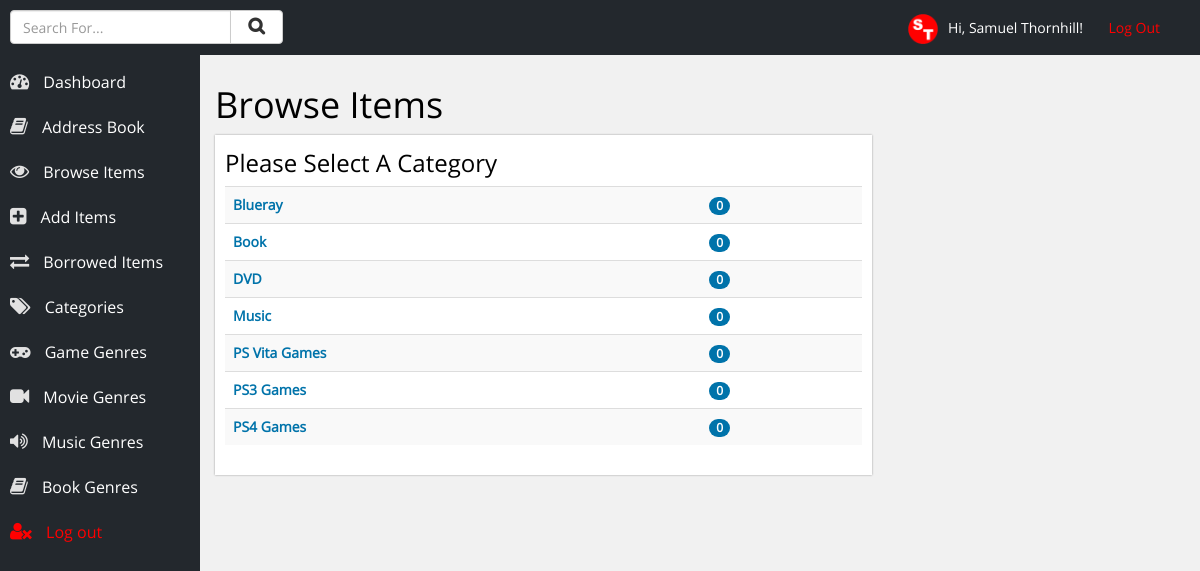
The app's page /choose-category.php (signed in) with its own data.
### tables this page shows
CREATE TABLE IF NOT EXISTS `users` (
  `id` int(10) NOT NULL AUTO_INCREMENT,
  `username` varchar(20) NOT NULL,
  `name` varchar(50) NOT NULL,
  `password` varchar(12) NOT NULL,
  PRIMARY KEY (`id`)
);

CREATE TABLE IF NOT EXISTS `categories` (
  `id` int(11) NOT NULL AUTO_INCREMENT,
  `category` varchar(150) NOT NULL,
  PRIMARY KEY (`id`)
);

### inc/account-info.php (called while the page is built, shortened)
<?php
	$loggedIn = $_SESSION['username'];
	$result = mysqli_query($con, "SELECT * FROM users WHERE username = '$loggedIn'");
	while ($row = mysqli_fetch_array($result)) {
		$name = $row['name'];
	}
?>

### choose-category.php (the view, shortened to what this page needs)
<?php
	include ('inc/db_con.php');
	include ('inc/account-info.php');
	include ('inc/head.php');
?>
	<div class="row content-area">
		<h1>Browse Items</h1>
		<div class="col-xs-8 section">
			<h3>Please Select A Category</h3>
			<table class="table table-categories table-striped">
				<?php
					$categoryButtons = mysqli_query($con, "SELECT * FROM categories ORDER BY category");
					while ($row = mysqli_fetch_array($categoryButtons)) {
						$idNum = $row['id'];
						echo '<tr class="list" onclick="location.href=\'items.php?category=' . $row['id'] . '\'">';
							echo '<td>' . $row['category'] . '</td>';
							$getItems = mysqli_query($con, "SELECT * FROM items WHERE item_category='$idNum'");
							$numberOfItems = mysqli_num_rows($getItems);
							echo '<td><span class="badge">' . $numberOfItems . '</span></td>';
						echo '</tr>';
					}
				?>
			</table>
		</div>
	</div>
<?php include ('inc/footer.php'); ?>

### inc/head.php (shortened to what this page needs)
<!DOCTYPE html>
<html lang="en">
<head>
	<link rel="stylesheet" href="css/bootstrap.min.css" />
	<link rel="stylesheet" href="css/main.css" />
	<link rel="stylesheet" href="css/font-awesome.min.css" />
</head>
<body>
<div class="container-fluid">
	<header>
		<p class="log-out"><img style="max-height:30px; margin-right:10px;" src="images/logo.png" alt="Samuel Thornhill" />Hi, <?php echo $name; ?>! &nbsp; &nbsp; &nbsp; <a href="handlers/log-out.php">Log Out</a></p>
		<div class="row">
			<div class="col-xs-3">
				<p style="">
					<form action="search-results.php" method="POST">
						<div class="input-group">
							<input type="text" class="form-control" name="term" placeholder="Search For..." />
							<span class="input-group-btn">
								<button class="btn btn-default" style="margin-top:-20px;" type="submit" name="submit"><i class="fa fa-search" style="font-weight:bold; padding-left:5px; padding-right:5px; font-size:125%;"></i></button>
							</span>
						</div>
					</form>
				</p>
			</div>
		</div>
	</header>
	<div class="navigation">
		<ul>
			<li><a href="index.php"><i class="fa fa-tachometer"></i> Dashboard</a></li>
			<li><a href="contacts.php"><i class="fa fa-book"></i> Address Book</a></li>
			<li><a href="choose-category.php"><i class="fa fa-eye"></i> Browse Items</a></li>
			<li><a href="add-item.php"><i class="fa fa-plus-square"></i> Add Items</a></li>
			<li><a href="borrowed.php"><i class="fa fa-exchange"></i> Borrowed Items</a></li>
			<li><a href="categories.php"><i class="fa fa-tags"></i> Categories</a></li>
			<li><a href="genre.php?genre=Game"><i class="fa fa-gamepad"></i> Game Genres</a></li>
			<li><a href="genre.php?genre=Movie"><i class="fa fa-video-camera"></i> Movie Genres</a></li>
			<li><a href="genre.php?genre=Music"><i class="fa fa-volume-up"></i> Music Genres</a></li>
			<li><a href="genre.php?genre=Book"><i class="fa fa-book"></i> Book Genres</a></li>
			<li><a style="color:red;" href="handlers/log-out.php"><i style="color:red;" class="fa fa-user-times"></i> Log out</a></li>
		</ul>
	</div>

### css/main.css (style rules this page uses)
body { font-size: 14px; font-family: open-sans; background-color: #f1f1f1; color: black; }
header { width: 100%; background-color: #23282D; height: 55px; line-height: 55px; position: fixed; top: 0px; left: 0px; color: white; z-index: 99; padding-left: 10px; padding-right: 10px; }
header .log-out { float: right; margin-right: 30px; }
header .log-out a { text-decoration: none; color: red; }
.navigation { background-color: #23282D; width: 200px; height: 100%; float: left; position: fixed; top: 0px; left: 0px; padding-top: 40px; color: white; font-size: 16px; }
.navigation ul { list-style-type: none; margin: 0px; padding: 0px; margin-top: 20px; }
.navigation ul li { margin: 0px; padding: 0px; }
.navigation ul li a { color: white; text-decoration: none; height: 45px; line-height: 45px; display: block; padding-left: 10px; }
.navigation ul li a .fa { padding-right: 10px; font-size: 120%; color: #e1e1e1; }
.content-area { margin-left: 200px; padding-top: 65px; margin-bottom: 50px; }
.section { background-color: white; box-shadow: 0px 0px 2px #999; padding: 10px; }
.section h1, .section h2, .section h3, .section h4, .section h5, .section h6 { margin-top: 5px; }
.badge { background-color: #0073AA; }
.table-categories tr.list { color: #0073AA; font-weight: bold; }

### records on screen
users: name "Samuel Thornhill"
categories: category "Blueray", numberOfItems "0"
categories: category "Book", numberOfItems "0"
categories: category "DVD", numberOfItems "0"
categories: category "Music", numberOfItems "0"
categories: category "PS Vita Games", numberOfItems "0"
categories: category "PS3 Games", numberOfItems "0"
categories: category "PS4 Games", numberOfItems "0"
